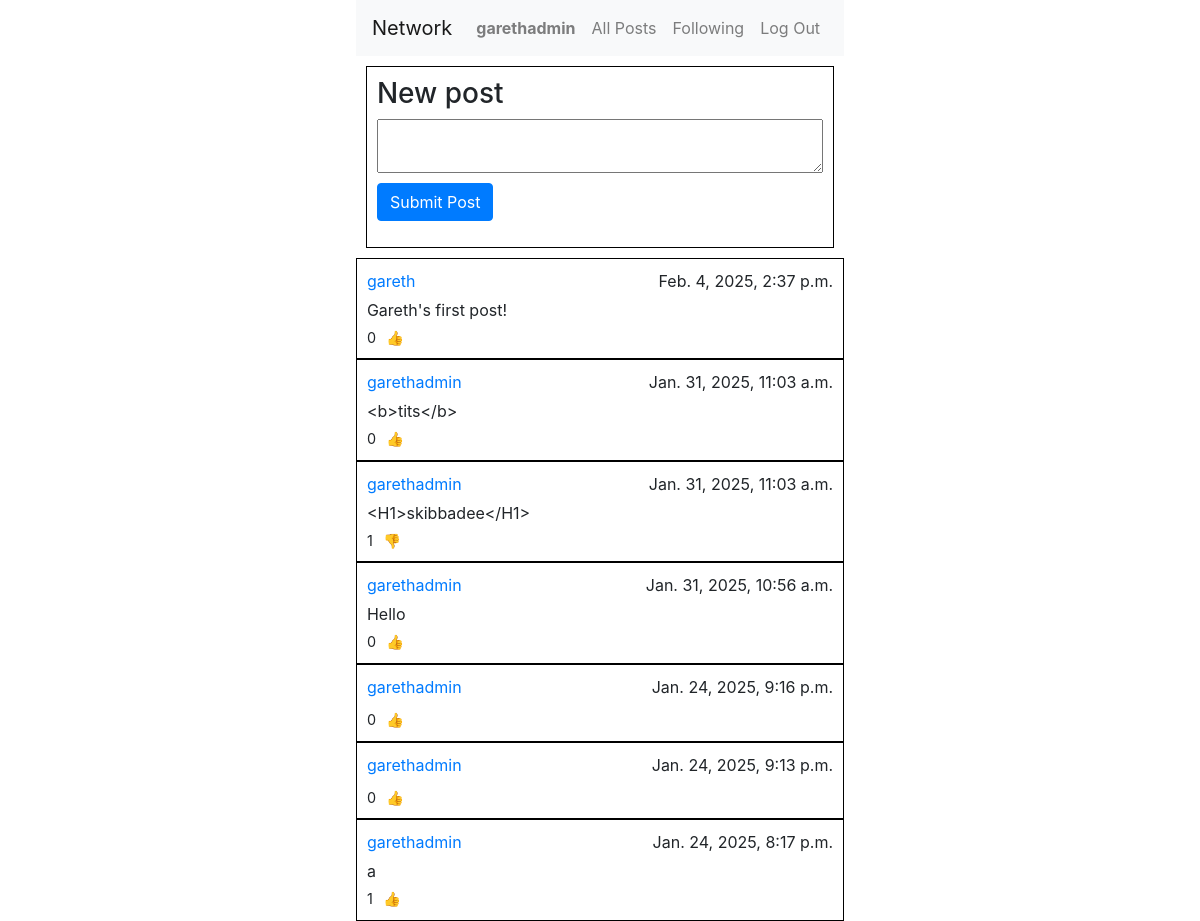
/ (signed in), run on the app's committed database.
### network/models.py (models this page shows)
class User(AbstractUser):
    following = models.ManyToManyField("self", related_name="following", null=True, blank=True)
    followers = models.ManyToManyField("self", related_name="followers", null=True, blank=True)
    pass

class NetworkPost(models.Model):
    author = models.ForeignKey(User, on_delete=models.CASCADE)
    content = models.CharField(max_length=500)
    timestamp = models.DateTimeField(auto_now_add=True)

### network/views.py (the view)
# urls.py: path("", views.index, name="index"),
def index(request):
    if request.user.is_authenticated:
        posts = NetworkPost.objects.all().order_by('-timestamp')[:10]
        for post in posts:
            post.likes_count = NetworkPostLikeManager.objects.filter(post=post).count
            if NetworkPostLikeManager.objects.filter(post=post, liked_by=request.user).exists():
                post.liked = True
            else:
                post.liked = False
        return render(request, "network/index.html", {'posts': posts})
    return render(request, "network/index.html")

### network/templates/network/index.html (shortened to what this page needs)
{% extends "network/layout.html" %}
{% block body %}
        {% if user.is_authenticated %}
        <div id="new-post-view">
            <form id='submit-post' method="post" action="submit_post">
                <h3>New post</h3>
                <textarea name="post-content" id="post-content"></textarea>
                <input type="submit" class="btn btn-primary" id="new-post-btn" value="Submit Post">
            </form>
        </div>
    {% endif %}
    {% if posts %}
        {% for post in posts %}
            <div class="post-item" id="post-id-{{post.id}}">
                <div class="post-item-header">
                    <a class="post-item-author" href="{% url 'profile' profile_id=post.author.id %}">{{ post.author }}</a>
                    <div class="post-item-timestamp">{{ post.timestamp }}</div>
                </div>
                <div class="post-item-content">{{ post.content }}</div>
                <div class="post-item-meta">
                    <div class="post-item-meta-likes" id="post-item-meta-likes-{{post.id}}">{{ post.likes_count }}</div>
                    <button class="post-item-meta-like-btn" onclick="like_post({{post.id}})" id="post-item-meta-like-btn-{{post.id}}" >
                    {% if post.liked %}
                        &#128078;
                    {% else %}
                        &#128077;
                    {% endif %}
                    </button>
                </div>
            </div>
        {% endfor %}
    {% else %}
    No posts found
    {% endif %}
{% endblock %}

### network/templates/network/layout.html (shortened to what this page needs)
{% load static %}
<!DOCTYPE html>
<html lang="en">
    <head>
        <link rel="stylesheet" href="https://stackpath.bootstrapcdn.com/bootstrap/4.4.1/css/bootstrap.min.css">
        <link href="{% static 'network/styles.css' %}" rel="stylesheet">
    </head>
    <body>
        <nav class="navbar navbar-expand-lg navbar-light bg-light">
            <a class="navbar-brand" href="#">Network</a>
            <div>
              <ul class="navbar-nav mr-auto">
                {% if user.is_authenticated %}
                    <li class="nav-item">
                        <a class="nav-link" href="{% url 'profile' profile_id=user.id %}"><strong>{{ user.username }}</strong></a>
                    </li>
                {% endif %}
                <li class="nav-item">
                  <a class="nav-link" href="{% url 'index' %}">All Posts</a>
                </li>
                {% if user.is_authenticated %}
                    <li class="nav-item">
                        <a class="nav-link" href="#">Following</a>
                    </li>
                    <li class="nav-item">
                        <a class="nav-link" href="{% url 'logout' %}">Log Out</a>
                    </li>
                {% endif %}
              </ul>
            </div>
          </nav>
        <div class="body">
            {% block body %}
            {% endblock %}
        </div>
    </body>
</html>

### network/static/network/styles.css (style rules this page uses)
html, body { height: 100%; }
html { display: table; margin: auto; }
body { display: table-cell; }
#submit-post { width: 100%; display: block; }
#post-content { width: 100%; }
#new-post-btn { margin-top: 10px; }
#new-post-view { border: black solid 1px; padding: 10px; margin: 10px; }
.post-item { border: black solid 1px; padding: 10px; }
.post-item-header { display: flex; justify-content: space-between; }
.post-item-content { padding-top: 5px; padding-bottom: 5px; }
.post-item-meta { display: flex; font-size: 0.9em; }
.post-item-meta-like-btn { background: none; color: inherit; border: none; padding: 0; font: inherit; cursor: pointer; outline: inherit; margin-left: 10px; }

### data on the page
User: username "garethadmin"
NetworkPost: author "gareth", timestamp "Feb. 4, 2025, 2:37 p.m.", content "Gareth's first post!", likes_count "0"
NetworkPost: author "garethadmin", timestamp "Jan. 31, 2025, 11:03 a.m.", content "<b>tits</b>", likes_count "0"
NetworkPost: author "garethadmin", timestamp "Jan. 31, 2025, 11:03 a.m.", content "<H1>skibbadee</H1>", likes_count "1"
NetworkPost: author "garethadmin", timestamp "Jan. 31, 2025, 10:56 a.m.", content "Hello", likes_count "0"
NetworkPost: author "garethadmin", timestamp "Jan. 24, 2025, 9:16 p.m.", likes_count "0"
NetworkPost: author "garethadmin", timestamp "Jan. 24, 2025, 9:13 p.m.", likes_count "0"
NetworkPost: author "garethadmin", timestamp "Jan. 24, 2025, 8:17 p.m.", content "a", likes_count "1"
